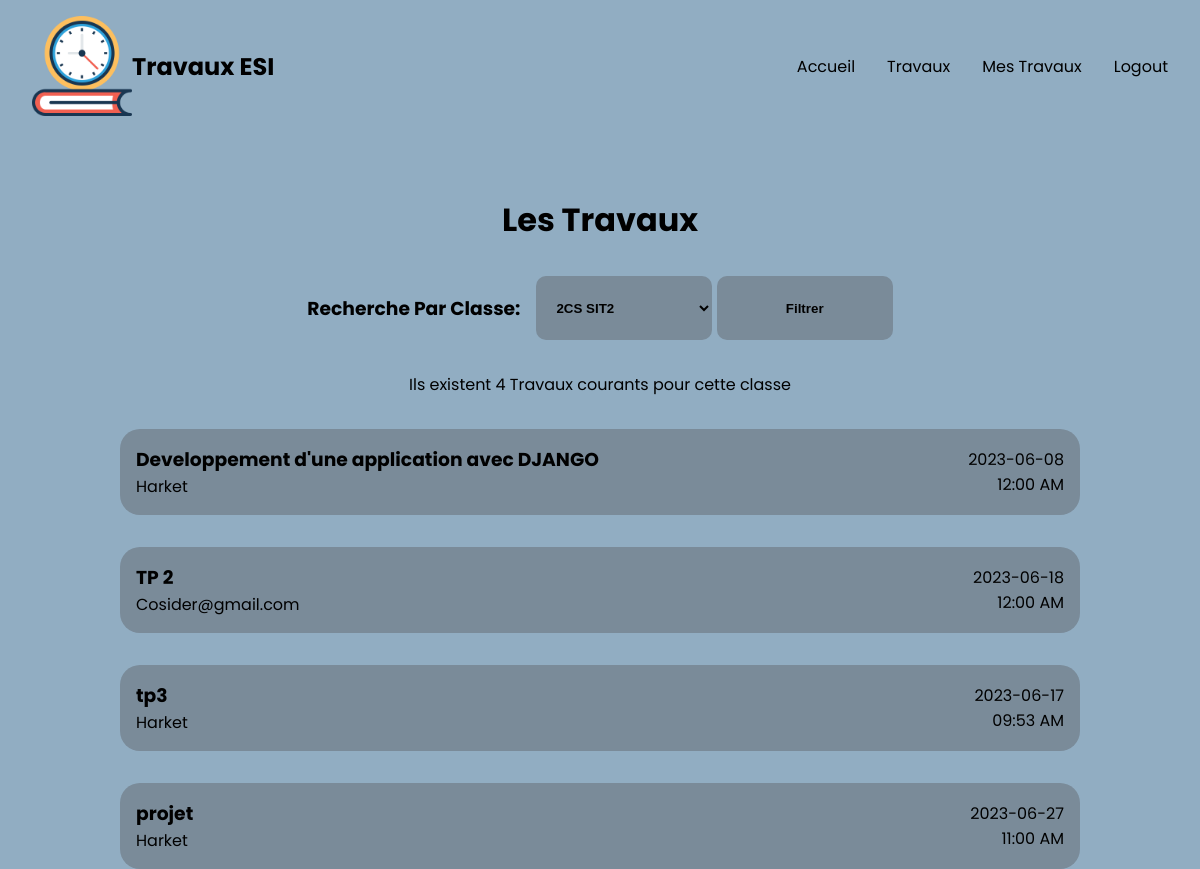
/travaux/ (signed in), run on the app's committed database.
### app/models.py (models this page shows, shortened)
class Travail(models.Model):
    titre = models.CharField(max_length=200)
    description = models.TextField(blank=True,null=True)
    date_limite = models.DateTimeField()
    classe = models.ForeignKey(Classe,on_delete=models.CASCADE)
    enseignant = models.ForeignKey(Enseignant,on_delete=models.CASCADE)
    fichier = models.FileField(upload_to='fichiersens/', blank=True, null=True)

class Enseignant(models.Model):
    user = models.OneToOneField(User,on_delete=models.CASCADE)
    classe = models.ManyToManyField(Classe,related_name='enseignants')

### app/views.py (the view)
# urls.py: path('travaux/',travaux,name='travaux'),
def travaux(request):
    classes = Classe.objects.all()
    if request.method == 'POST':
        classe = request.POST.get('classe')
        if classe == "all":
            trs = Travail.objects.all()
        else:
            try:
                cl = Classe.objects.filter(name=classe)[0]
                trs = Travail.objects.filter(classe=cl)
                print("bbbbbbbbbbbbbbbb"+classe)
            except Classe.DoesNotExist or Travail.DoesNotExist:
               trs = Travail.objects.all()
               print("cccccccccccccccc"+classe)
    else:
        trs = Travail.objects.all()
    return render(request,'all/travaux.html',{"travaux":trs,'classes':classes})

### templates/all/travaux.html (shortened to what this page needs)
{% extends 'base.html' %}
{% load static %}
{% block content %}
    <div class="home-second">
            <h1>Les Travaux</h1>
            <div class="recherche">
                <h3>Recherche Par Classe:</h3>
                <form action="" method="post">
                    <select id="classe" name="classe" class="btn">
                        {% for classe in classes %}
                        <option value="{{ classe.name }}">{{ classe.name }}</option>
                        {% endfor %}
                  </select>
                    <button type="submit" class="btn" style="cursor: pointer;">Filtrer</button>
                </form>
            </div>
            <p>Ils existent {{travaux|length}} Travaux courants pour cette classe</p>
            <div class="travaux">
                {% for tr in travaux %}
                <div class="travail">
                    <div class="travail-left">
                        <a href={% url 'app:travail_details' tr.pk %}> <h3>{{tr.titre}}</h3></a>
                        <p>{{tr.enseignant.user.username|capfirst}}</p>
                    </div>
                    <div class="travail-right">
                        <p>{{tr.date_limite|date:'Y-m-d'}}</p>
                        <p>{{tr.date_limite|time:'h:i A' }}</p>
                    </div>
                </div>
                {% endfor %}
            </div>
    </div>
{% endblock content %}

### static/css/style.css (style rules this page uses)
* { margin:0; padding: 0; box-sizing: border-box; }
body { font-family: 'Cairo', sans-serif; font-family: 'Montserrat', sans-serif; font-family: 'Poppins', sans-serif; color: #000; background-color: #91ADC2; min-height: 100vh; position: relative; }
a { text-decoration: none; color: #000; }
.btn { width: 11rem; height:4rem; padding: 1rem; text-shadow: #000; border-radius: 10px; border: none; background-color: #7A8B99; font-weight: bold; }
.home-second { display: flex; flex-direction: column; align-items: center; gap: 2rem; padding-top: 5rem; }
.recherche { display: flex; align-items: center; gap: 1rem; }
.travaux { display: flex; flex-direction: column; align-items: center; gap: 2rem; width: 100%; }
.travail { display: flex; justify-content: space-between; align-items: center; padding: 1rem; width: 80%; border-radius: 20px; background-color: #7A8B99; }
.travail-left { display: flex; flex-direction: column; align-items: flex-start; justify-content: space-between; }
.travail-right { display: flex; flex-direction: column; align-items: flex-end; justify-content: space-between; }

### data on the page
Travail: titre "Developpement d'une application avec DJANGO", enseignant.user.username "Harket", date_limite "2023-06-08", date_limite "12:00 AM"
Travail: titre "TP 2", enseignant.user.username "Cosider@gmail.com", date_limite "2023-06-18", date_limite "12:00 AM"
Travail: titre "tp3", enseignant.user.username "Harket", date_limite "2023-06-17", date_limite "09:53 AM"
Travail: titre "projet", enseignant.user.username "Harket", date_limite "2023-06-27", date_limite "11:00 AM"

### other printed values
{{ travaux|length }} "4"
form field classe "2CS SIT2"
